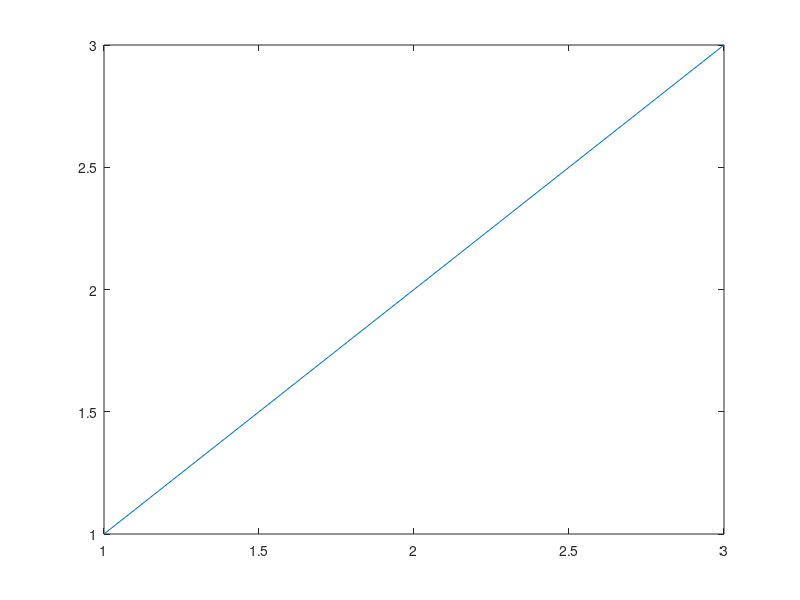
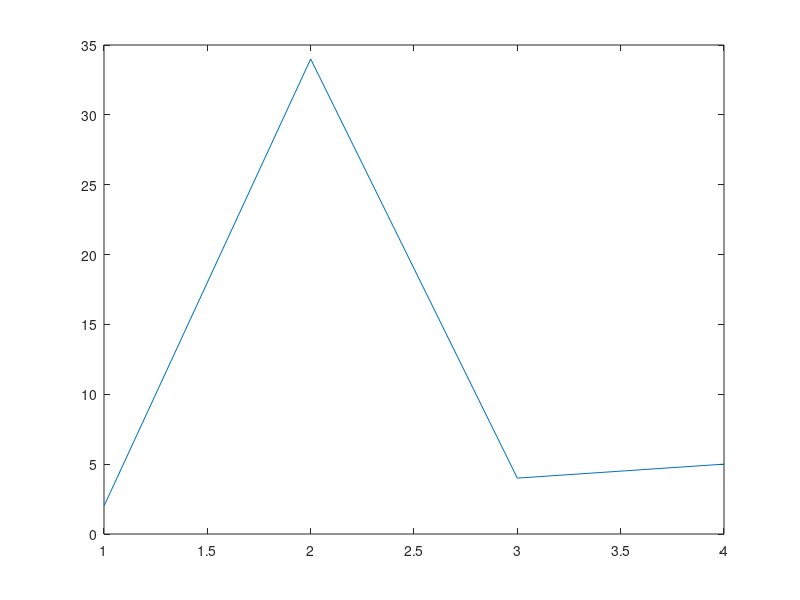

Write MATLAB code to recreate these figures, in order.
% clear everything
clear all

% create some variables
a_voltage = [1 2 3];
b_voltage = [2 34 4 5];
b_current = [4 5 64 56 456];

% get list of variables
varlist = who


% loop through varlist
for n = 1:length(varlist)
	testval = strfind(varlist{n}, '_voltage')
	
	% check if something matched
	if ~isempty(testval)
		% if so, display square of the values
		eval(sprintf('%s.^2', varlist{n}))
		eval(sprintf('figure; plot(%s)', varlist{n}))
		
	end
	
end